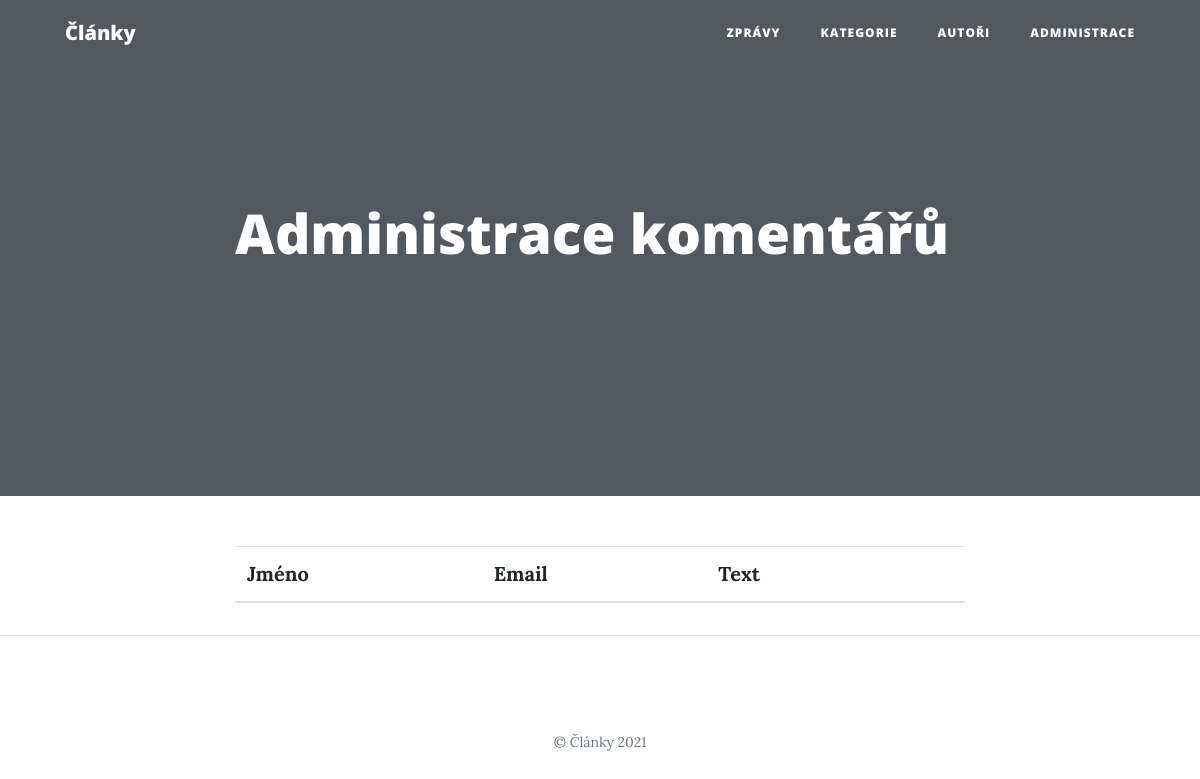
Page /article_comments.php?id=3 on the earlier database version.
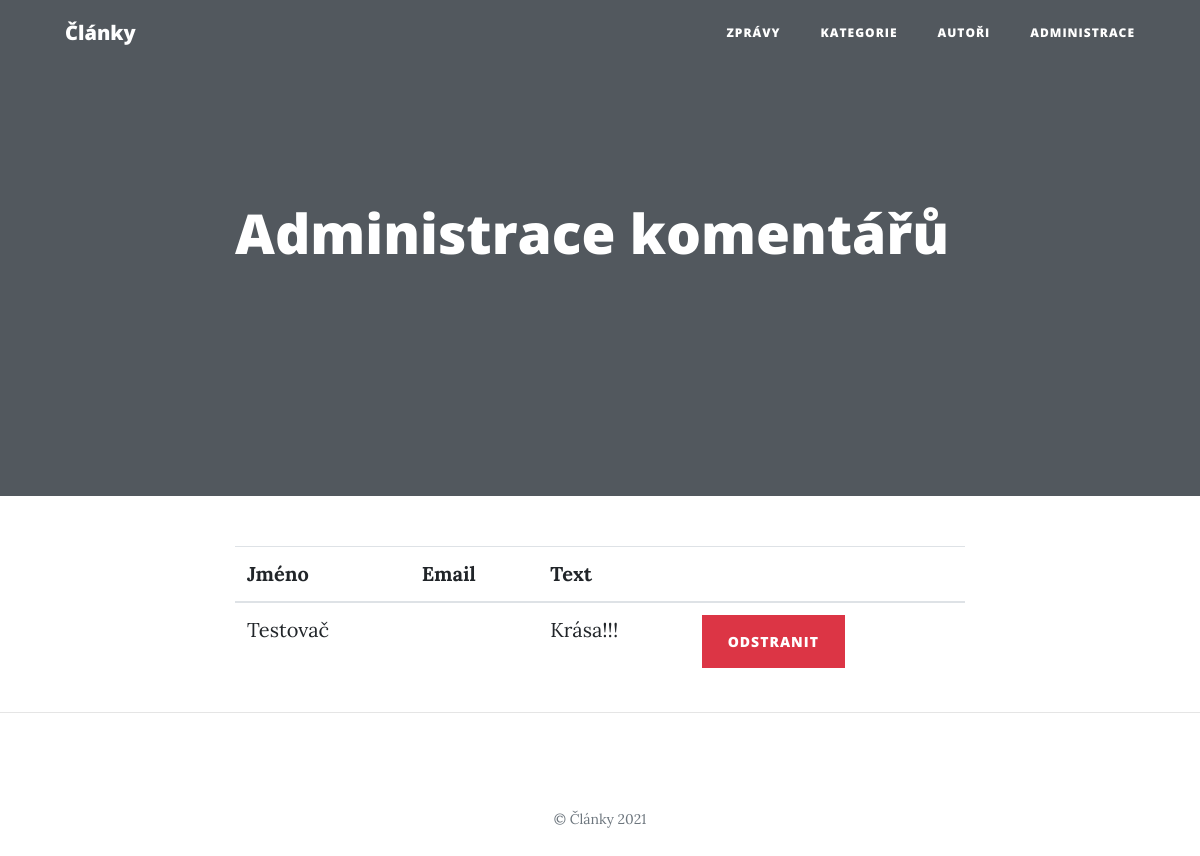
Same page on the later database version.
### tables this page shows
CREATE TABLE `comment` (
  `id` int(10) UNSIGNED NOT NULL,
  `article_id` int(10) UNSIGNED NOT NULL,
  `name` varchar(50) NOT NULL,
  `email` varchar(50) DEFAULT NULL,
  `text` text NOT NULL
);

### php/Application.php (called while the page is built, shortened)
<?php
class Application
{
    public static function loadModel($className)
    {
        $filename = "./php/model/" . $className . ".php";
    }
}

### php/model/Database.php (called while the page is built, shortened)
<?php
class Database
{
    private $conn;
    public function __construct()
    {
        $this->conn = new PDO(sprintf("mysql:host=%s;dbname=%s", self::HOST, self::DBNAME), self::USER, self::PASS, [
            PDO::ATTR_ERRMODE => PDO::ERRMODE_EXCEPTION
        ]);
        $this->conn->query("set names utf8");
    }
    public function select($sql, $params = [])
    {
        $stmt = $this->execute($sql, $params);
        return $stmt->fetchAll();
    }
    private function execute($sql, $params = [])
    {
        $stmt = $this->conn->prepare($sql);
        $stmt->execute($params);
        return $stmt;
    }
}

### php/model/BaseRepository.php (called while the page is built, shortened)
<?php
abstract class BaseRepository
{
    public function __construct(Database $db)
    {
        $this->db = $db;
    }
}

### php/model/CommentRepository.php (called while the page is built, shortened)
<?php
class CommentRepository extends BaseRepository
{
    public function getCommentsArticle($article_id)
    {
        $sql = "
            select *
            from comment
            where article_id = :article_id
        ";
        $params = [
            ":article_id" => $article_id
        ];
        return $this->db->select($sql, $params);
    }
}

### article_comments.php (the view, shortened to what this page needs)
<?php
require_once "./php/Application.php";
$db = new Database();
$cr = new CommentRepository($db);
$comments = $cr->getCommentsArticle($_GET["id"]);
$heading = "Administrace komentářů";
include "./php/partials/document_start.php";
?>
<table class="table table-hover">
  <thead>
    <tr>
      <th scope="col">Jméno</th>
      <th scope="col">Email</th>
      <th scope="col">Text</th>
      <th scope="col"></th>
    </tr>
  </thead>
  <tbody>
    <?php foreach ($comments as $comment) : ?>
      <tr>
        <td><?= $comment["name"] ?></td>
        <td><?= $comment["email"] ?></td>
        <td><?= $comment["text"] ?></td>
        <td><a class="btn btn-danger w-10" href="<?= "comment_delete.php?id=" . $comment["id"] ?>">Odstranit</a></td>
      </tr>
    <?php endforeach; ?>
  </tbody>
</table>
<?php
include "./php/partials/document_end.php";

### php/partials/document_start.php (shortened to what this page needs)
<!DOCTYPE html>
<html lang="cs">
<head>
  <link rel="stylesheet" href="https://cdn.jsdelivr.net/npm/bootstrap@4.6.0/dist/css/bootstrap.min.css">
  <link href="css/clean-blog.css" rel="stylesheet">
  <link href="css/micromodal.css" rel="stylesheet">
</head>
<body>
  <nav class="navbar navbar-expand-lg navbar-light fixed-top" id="mainNav">
    <div class="container">
      <a class="navbar-brand" href="index.php">Články</a>
      <div class="collapse navbar-collapse" id="navbarResponsive">
        <ul class="navbar-nav ml-auto">
          <li class="nav-item">
            <a class="nav-link" href="index.php">Zprávy</a>
          </li>
          <li class="nav-item">
            <a class="nav-link" href="categories.php">Kategorie</a>
          </li>
          <li class="nav-item">
            <a class="nav-link" href="users.php">Autoři</a>
          </li>
          <li class="nav-item">
            <a class="nav-link" href="administration.php">Administrace</a>
          </li>
        </ul>
      </div>
    </div>
  </nav>
  <header class="masthead" <?= empty($header_background) ? "" : "style=\"background-image: url('$header_background')\"" ?>>
    <div class="overlay"></div>
    <div class="container">
      <div class="row">
        <div class="col-lg-8 col-md-10 mx-auto">
          <?php
          include "./php/partials/header_$header_type.php";
          ?>
        </div>
      </div>
    </div>
  </header>
  <div class="container">
    <div class="row">
      <div class="col-lg-8 col-md-10 mx-auto">

### php/partials/header_article.php (shortened to what this page needs)
<div class="article-heading">
  <h1><?= empty($heading) ? "" : $heading ?></h1>
</div>

### php/partials/document_end.php (shortened to what this page needs)
      </div>
    </div>
  </div>
  <hr>
  <footer>
    <div class="container">
      <div class="row">
        <div class="col-lg-8 col-md-10 mx-auto">
          <p class="copyright text-muted">&copy; Články 2021</p>
        </div>
      </div>
    </div>
  </footer>
</body>
</html>

### css/clean-blog.css (style rules this page uses)
body { font-size: 20px; color: #212529; font-family: "Lora", "Times New Roman", serif; }
p { line-height: 1.5; margin: 30px 0; }
h1, h2, h3, h4, h5, h6 { font-weight: 800; font-family: "Open Sans", "Helvetica Neue", Helvetica, Arial, sans-serif; }
a { color: #212529; transition: all 0.2s; }
#mainNav { position: absolute; border-bottom: 1px solid #e9ecef; background-color: white; font-family: "Open Sans", "Helvetica Neue", Helvetica, Arial, sans-serif; }
#mainNav .navbar-brand { font-weight: 800; color: #343a40; }
#mainNav .navbar-nav > li.nav-item > a { font-size: 12px; font-weight: 800; letter-spacing: 1px; text-transform: uppercase; }
@media only screen and (min-width: 992px) { #mainNav { border-bottom: 1px solid transparent; background: transparent; } }
@media only screen and (min-width: 992px) { #mainNav .navbar-brand { padding: 10px 20px; color: #fff; } }
@media only screen and (min-width: 992px) { #mainNav .navbar-nav > li.nav-item > a { padding: 10px 20px; color: #fff; } }
@media only screen and (min-width: 992px) { #mainNav { transition: background-color 0.2s; transform: translate3d(0, 0, 0); -webkit-backface-visibility: hidden; backface-visibility: hidden; } }
header.masthead { margin-bottom: 50px; background: no-repeat center center; background-color: #868e96; background-attachment: scroll; position: relative; background-size: cover; }
header.masthead .overlay { position: absolute; top: 0; left: 0; height: 100%; width: 100%; background-color: #212529; opacity: 0.5; }
header.masthead .page-heading, header.masthead .article-heading, header.masthead .site-heading { padding: 200px 0 150px; color: white; }
@media only screen and (min-width: 768px) { header.masthead .page-heading, header.masthead .article-heading, header.masthead .site-heading { padding: 200px 0; } }
header.masthead .article-heading h1 { font-size: 35px; }
@media only screen and (min-width: 768px) { header.masthead .article-heading h1 { font-size: 55px; } }
footer { padding: 50px 0 65px; }
footer .copyright { font-size: 14px; margin-bottom: 0; text-align: center; }
.btn { font-size: 14px; font-weight: 800; padding: 15px 25px; letter-spacing: 1px; text-transform: uppercase; border-radius: 0; font-family: "Open Sans", "Helvetica Neue", Helvetica, Arial, sans-serif; }

Differences in the rows shown:
added comment: name "Testovač", text "Krása!!!"
